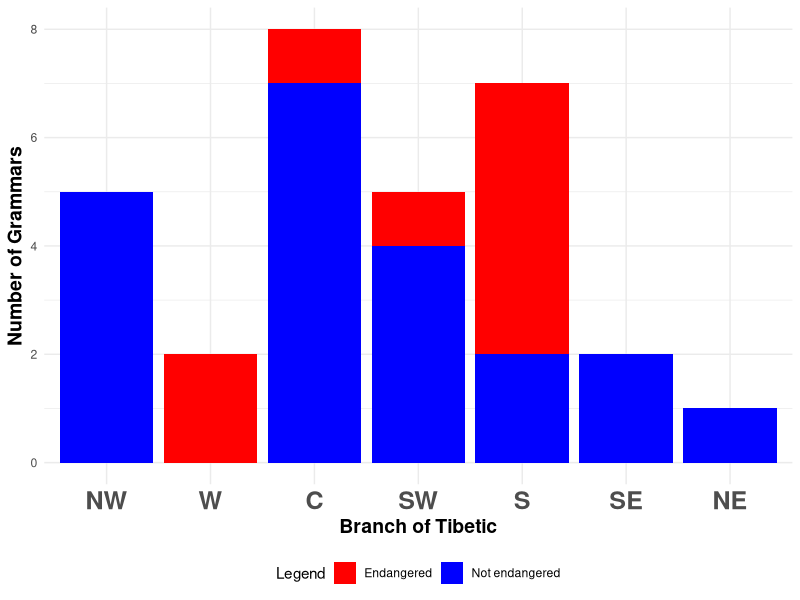

This figure's R source: (Note: this script raises an error after producing the figure.)
setwd("D:/01_Projects/01_PhD/03_Analysis/02_TGR/tibetic_grammars")

# Print current working directory
print(getwd())

# List files in the current directory
list.files()


library(readxl)
library(dplyr)
library(ggplot2)
library(tidyr)

# Load the data, assuming the first row is now properly set as column names
tibetic_grammars <- read_excel("Tibetic-Grammars_Review_Master.xlsx")

# Define the desired order for branches
branch_order <- c("NW", "W", "C", "SW", "S", "SE", "E", "NE")

# Generate counts of endangered status per branch
endangered_counts <- tibetic_grammars %>%
  group_by(branch, endg) %>%
  summarise(Count = n(), .groups = 'drop')

# Set the factor levels for branch and endg to ensure the correct plotting order
# Ensure that 'Endangered' appears first in the factor to place it at the bottom of the stack
endangered_counts$branch <- factor(endangered_counts$branch, levels = branch_order)
endangered_counts$endg <- factor(endangered_counts$endg, levels = c("Y", "N"),
                                 labels = c("Endangered", "Not endangered"))

# Create the stacked bar plot with specified colors for each category
ggplot(endangered_counts, aes(x = branch, y = Count, fill = endg)) +
  geom_bar(stat = "identity", position = "stack") +
  scale_fill_manual(values = c("Endangered" = "red", "Not endangered" = "blue")) +
  labs(x = "Branch of Tibetic", y = "Number of Grammars", fill = "Legend") +
  theme_minimal() +
  theme(
    axis.text.x = element_text(angle = 0, hjust = 0.5, size = 18, face = "bold"),
    axis.title.x = element_text(size = 14, face = "bold"),
    axis.title.y = element_text(size = 14, face = "bold"),
    legend.position = "bottom"
  )

#################################################
# Counts of grammar per year for the given period
#################################################

# First Plot: 1831 to 1950

year_distribution_1 <- tibetic_grammars %>%
  filter(year >= 1831 & year <= 1950) %>%
  group_by(year, `is-diss`) %>%
  summarise(Count = n(), .groups = 'drop')

# Create the plot
ggplot(year_distribution_1, aes(x = year, y = Count, fill = `is-diss`)) +
  geom_bar(stat = "identity", position = position_dodge()) +
  scale_x_continuous(breaks = seq(1830, 1950, by = 10)) +  # Adjusted for 10-year intervals for better detail
  scale_y_continuous(breaks = seq(0, max(year_distribution_1$Count, na.rm = TRUE), by = 1)) +
  scale_fill_manual(values = c("Y" = "blue", "N" = "green", "R" = "red"),
                    labels = c("Dissertations", "Published Grammars", "Revised Editions"),
                    name = "Type of Work") +
  theme_minimal() +
  labs(x = "Year of publication/defense", y = "Count of grammars") +
  theme(axis.text.x = element_text(angle = 90, hjust = 1),
        legend.position = "bottom")


# Second Plot: 1951 to 2000
year_distribution_2 <- tibetic_grammars %>%
  filter(year >= 1951 & year <= 2000) %>%
  group_by(year, `is-diss`) %>%
  summarise(Count = n(), .groups = 'drop')

# Create the stacked bar plot with thinner bars
ggplot(year_distribution_2, aes(x = year, y = Count, fill = `is-diss`)) +
  geom_bar(stat = "identity", position = "stack", width = 0.3) +  # Reduced bar width
  scale_x_continuous(breaks = seq(1950, 2000, by = 2)) +
  scale_y_continuous(breaks = seq(0, max(year_distribution_2$Count, na.rm = TRUE), by = 1)) +  # Adjusted to max of year_distribution_2
  scale_fill_manual(values = c("Y" = "blue", "N" = "green", "R" = "red"),
                    labels = c("Published grammars", "Dissertations", "Revised Editions"),
                    name = "Type of Work") +  # Adjust legend labels and add title
  theme_minimal() +
  labs(x = "Year of publication/defense", y = "Count of grammars") +
  theme(
    axis.text.x = element_text(angle = 90, hjust = 1),
    legend.position = "bottom"  # Move the legend to the bottom
  )


# Third Plot: 2001 to 2024
year_distribution_3 <- tibetic_grammars %>%
  filter(year >= 2001 & year <= 2024) %>%
  group_by(year, `is-diss`) %>%
  summarise(Count = n(), .groups = 'drop')

# Create the stacked bar plot
ggplot(year_distribution_3, aes(x = year, y = Count, fill = `is-diss`)) +
  geom_bar(stat = "identity", position = "stack", width = 0.5) + # Changed to stack position for stacking bars
  scale_y_continuous(breaks = seq(0, max(year_distribution_3$Count, na.rm = TRUE), by = 1)) +
  scale_x_continuous(breaks = 2001:2024, labels = as.character(2001:2024)) + # Explicitly set x-axis breaks for 2001-2024
  scale_fill_manual(values = c("Y" = "blue", "N" = "green", "R" = "red"),
                    labels = c("Dissertations", "Published Grammars", "Revised Editions"),
                    name = "Type of Work") +
  theme_minimal() +
  labs(x = "Year of publication/defense",
       y = "Count of grammars") +
  theme(axis.text.x = element_text(angle = 90, hjust = 1),
        legend.position = "bottom")







################################################
# BINARY VARIABLES  (Y/N)
################################################

